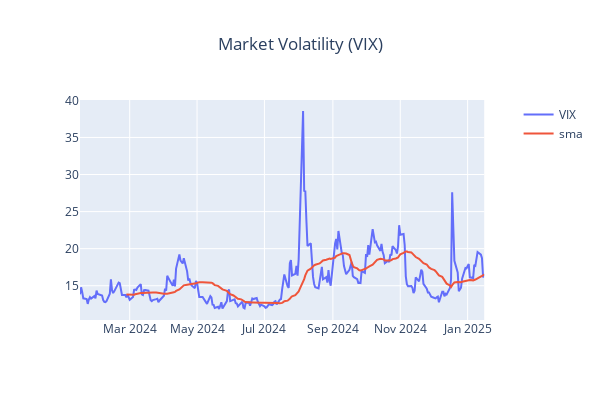

Notebook code cell kept with this figure:
### Markdown cell above
### Implied Volaility

### Code cell
import yfinance
from finta import TA
from plotly.subplots import make_subplots
_t = yfinance.Ticker('^VIX')

COLUMNS = ['Adj Close', 'Open','High','Low','Close','Volume']
_d = _t.history(period='1y')
_d['sma'] = TA.SMA(_d, period=30)

_f=make_subplots(specs=[[{"secondary_y": True}]])
_f.update_layout(title=f"Market Volatility (VIX)", title_x=0.5, width=600, height=400)
_d.reset_index(inplace=True)
_f.add_trace(
    go.Scatter(y=_d['Close'], x=_d['Date'], name="VIX"),
    secondary_y=False
)
_f.add_trace(
    go.Scatter(y=_d['sma'], x=_d['Date'], name=f'sma'),
    secondary_y=False
)
_f.show()

### Figure 1 — Plotly figure (JSON) as saved in the notebook; plotly's stock layout.template omitted (floating-point values rounded to 4 significant figures; data arrays with more than 128 entries replaced by an {"elided": "..."} marker saying what was removed)
{"data": [{"name": "VIX", "type": "scatter", "x": {"elided": "253 str values"}, "xaxis": "x", "y": {"elided": "253 float values"}, "yaxis": "y"}, {"name": "sma", "type": "scatter", "x": {"elided": "253 str values"}, "xaxis": "x", "y": {"elided": "253 float values"}, "yaxis": "y"}], "layout": {"height": 400, "title": {"text": "Market Volatility (VIX)", "x": 0.5}, "width": 600, "xaxis": {"anchor": "y", "domain": [0, 0.94]}, "yaxis": {"anchor": "x", "domain": [0, 1]}, "yaxis2": {"anchor": "x", "overlaying": "y", "side": "right"}}}
